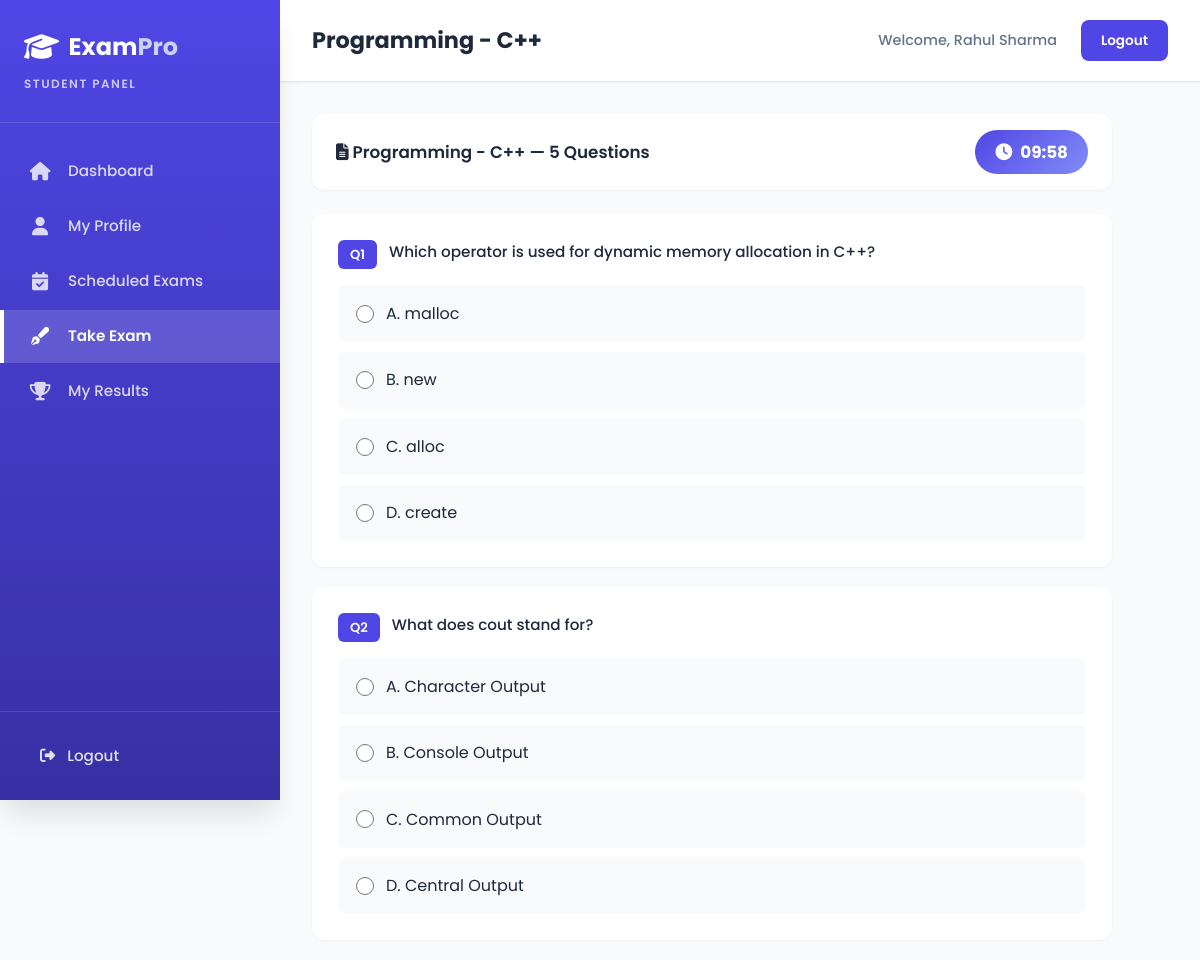
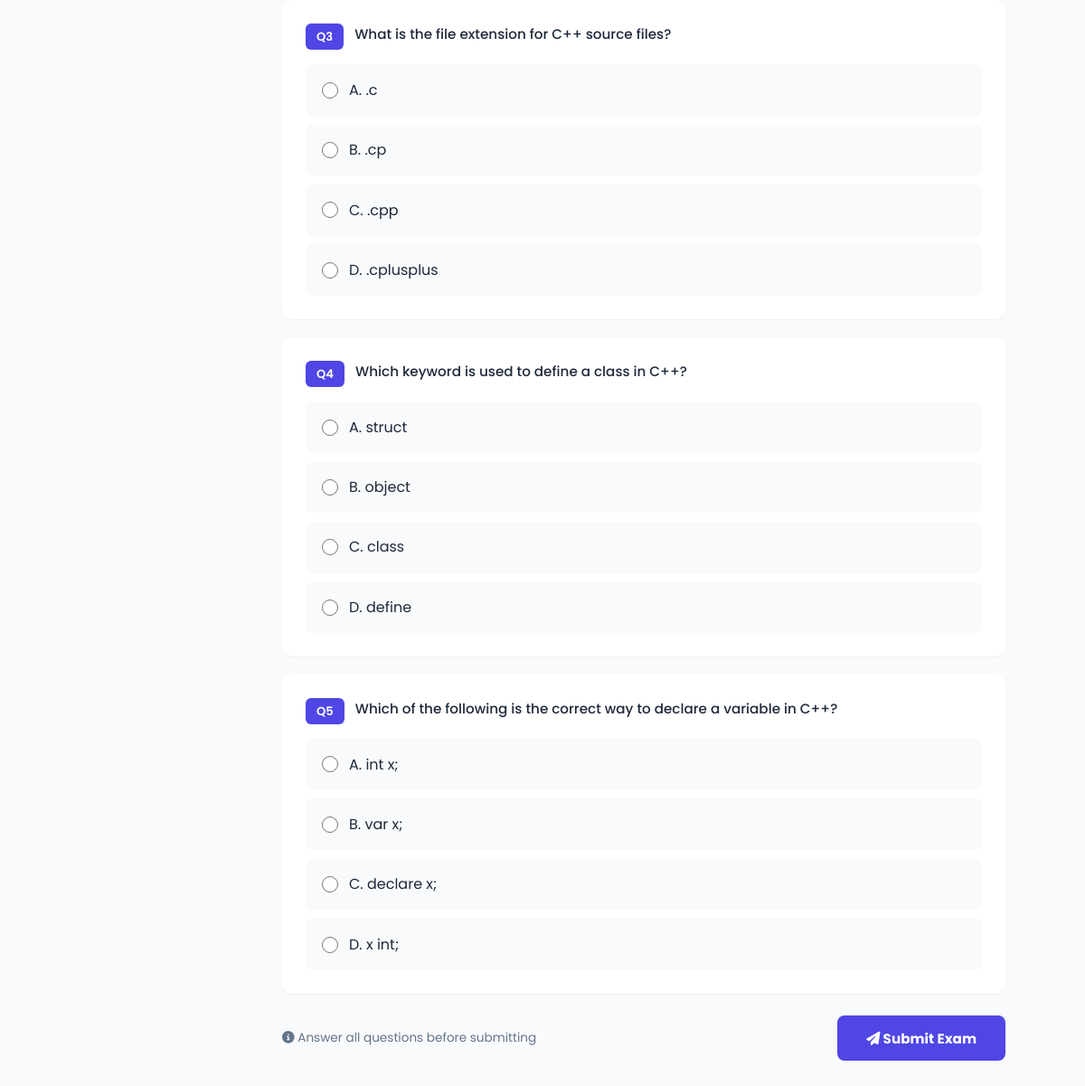
Screenshot of /pages/take-exam.php?exam_id=2 (signed in) with the database file from the repository (2 pictures, top to bottom).
### tables this page shows
CREATE TABLE IF NOT EXISTS exams (
    id INT AUTO_INCREMENT PRIMARY KEY,
    teacher_id INT NULL,
    title VARCHAR(200) NOT NULL,
    subject VARCHAR(100) NOT NULL,
    semester VARCHAR(50) DEFAULT 'Semester 2',
    total_questions INT NOT NULL,
    duration_minutes INT NOT NULL,
    status ENUM('scheduled', 'active', 'completed') DEFAULT 'scheduled',
    is_active TINYINT(1) NOT NULL DEFAULT 1,
    exam_date DATE NOT NULL,
    created_at TIMESTAMP DEFAULT CURRENT_TIMESTAMP,
    FOREIGN KEY (teacher_id) REFERENCES teachers(id) ON DELETE SET NULL
);

CREATE TABLE IF NOT EXISTS questions (
    id INT AUTO_INCREMENT PRIMARY KEY,
    exam_id INT NOT NULL,
    question_text TEXT NOT NULL,
    option_a VARCHAR(255) NOT NULL,
    option_b VARCHAR(255) NOT NULL,
    option_c VARCHAR(255) NOT NULL,
    option_d VARCHAR(255) NOT NULL,
    correct_option CHAR(1) NOT NULL,
    FOREIGN KEY (exam_id) REFERENCES exams(id) ON DELETE CASCADE
);

### pages/take-exam.php (the view, shortened to what this page needs)
<?php
require_once '../config/db.php';
$exam_id = isset($_GET['exam_id']) ? intval($_GET['exam_id']) : 0;
$exam = null;
$questions = [];
if ($exam_id > 0) {
    $stmt = $conn->prepare("SELECT * FROM exams WHERE id = ? AND status = 'active'");
    $stmt->bind_param("i", $exam_id);
    $stmt->execute();
    $exam = $stmt->get_result()->fetch_assoc();
    if ($exam) {
        $q_stmt = $conn->prepare("SELECT * FROM questions WHERE exam_id = ? ORDER BY RAND()");
        $q_stmt->bind_param("i", $exam_id);
        $q_stmt->execute();
        $questions_result = $q_stmt->get_result();
        while ($q = $questions_result->fetch_assoc()) {
            $questions[] = $q;
        }
    }
}
?>
<!DOCTYPE html>
<html lang="en">
<head>
    <link rel="stylesheet" href="https://cdnjs.cloudflare.com/ajax/libs/font-awesome/6.4.0/css/all.min.css">
    <link rel="stylesheet" href="student-panel.css">
</head>
<body>
    <aside class="sidebar">
        <div class="sidebar-header">
            <a href="../index.html" class="logo"><i class="fas fa-graduation-cap"></i><span>Exam<span class="logo-accent">Pro</span></span></a>
            <span class="panel-label">Student Panel</span>
        </div>
        <nav class="sidebar-nav">
            <a href="student-panel.php" class="nav-item"><i class="fas fa-home"></i><span>Dashboard</span></a>
            <a href="student-profile.php" class="nav-item"><i class="fas fa-user"></i><span>My Profile</span></a>
            <a href="scheduled-exams.php" class="nav-item"><i class="fas fa-calendar-check"></i><span>Scheduled Exams</span></a>
            <a href="take-exam.php" class="nav-item active"><i class="fas fa-pen-fancy"></i><span>Take Exam</span></a>
            <a href="my-results.php" class="nav-item"><i class="fas fa-trophy"></i><span>My Results</span></a>
        </nav>
        <div class="sidebar-footer"><a href="logout.php" class="back-link"><i class="fas fa-sign-out-alt"></i><span>Logout</span></a></div>
    </aside>
    <main class="main-content">
        <header class="topbar">
            <h1><?= $exam ? htmlspecialchars($exam['title']) : 'Take Exam' ?></h1>
            <div class="topbar-actions">
                <span class="user-greeting">Welcome, <?= htmlspecialchars($_SESSION['student_name']) ?></span>
                <a href="logout.php" class="btn btn-login">Logout</a>
            </div>
        </header>
        <div class="dashboard-content">
            <?php if ($exam && count($questions) > 0): ?>
                <div class="exam-container">
                    <div class="exam-header-bar">
                        <h3><i class="fas fa-file-alt"></i> <?= htmlspecialchars($exam['title']) ?> — <?= $exam['total_questions'] ?> Questions</h3>
                        <div class="timer-badge" id="timer">
                            <i class="fas fa-clock"></i>
                            <span id="timer-display"><?= sprintf('%02d:00', $exam['duration_minutes']) ?></span>
                        </div>
                    </div>
                    <form method="POST" action="submit-exam.php" id="exam-form">
                        <?php foreach ($questions as $i => $q): ?>
                            <div class="question-card">
                                <div class="q-header">
                                    <span class="q-num">Q<?= $i + 1 ?></span>
                                    <span class="q-text"><?= htmlspecialchars($q['question_text']) ?></span>
                                </div>
                                <div class="options-list">
                                    <label class="option-label">
                                        <input type="radio" name="answer[<?= $q['id'] ?>]" value="A">
                                        <span>A. <?= htmlspecialchars($q['option_a']) ?></span>
                                    </label>
                                    <label class="option-label">
                                        <input type="radio" name="answer[<?= $q['id'] ?>]" value="B">
                                        <span>B. <?= htmlspecialchars($q['option_b']) ?></span>
                                    </label>
                                    <label class="option-label">
                                        <input type="radio" name="answer[<?= $q['id'] ?>]" value="C">
                                        <span>C. <?= htmlspecialchars($q['option_c']) ?></span>
                                    </label>
                                    <label class="option-label">
                                        <input type="radio" name="answer[<?= $q['id'] ?>]" value="D">
                                        <span>D. <?= htmlspecialchars($q['option_d']) ?></span>
                                    </label>
                                </div>
                            </div>
                        <?php endforeach; ?>
                        <div class="submit-bar">
                            <span class="q-count"><i class="fas fa-info-circle"></i> Answer all questions before submitting</span>
                            <button type="submit" class="btn-submit-exam"><i class="fas fa-paper-plane"></i> Submit Exam</button>
                        </div>
                    </form>
                </div>
            <?php endif; ?>
        </div>
    </main>
</body>
</html>

### rows the page displays
exams: title "Programming - C++", total_questions "5"
questions: question_text "Which operator is used for dynamic memory allocation in C++?", option_a "malloc", option_b "new", option_c "alloc", option_d "create"
questions: question_text "What does cout stand for?", option_a "Character Output", option_b "Console Output", option_c "Common Output", option_d "Central Output"
questions: question_text "What is the file extension for C++ source files?", option_a ".c", option_b ".cp", option_c ".cpp", option_d ".cplusplus"
questions: question_text "Which keyword is used to define a class in C++?", option_a "struct", option_b "object", option_c "class", option_d "define"
questions: question_text "Which of the following is the correct way to declare a variable in C++?", option_a "int x;", option_b "var x;", option_c "declare x;", option_d "x int;"

### other values shown
$_SESSION['student_name'] "Rahul Sharma"
